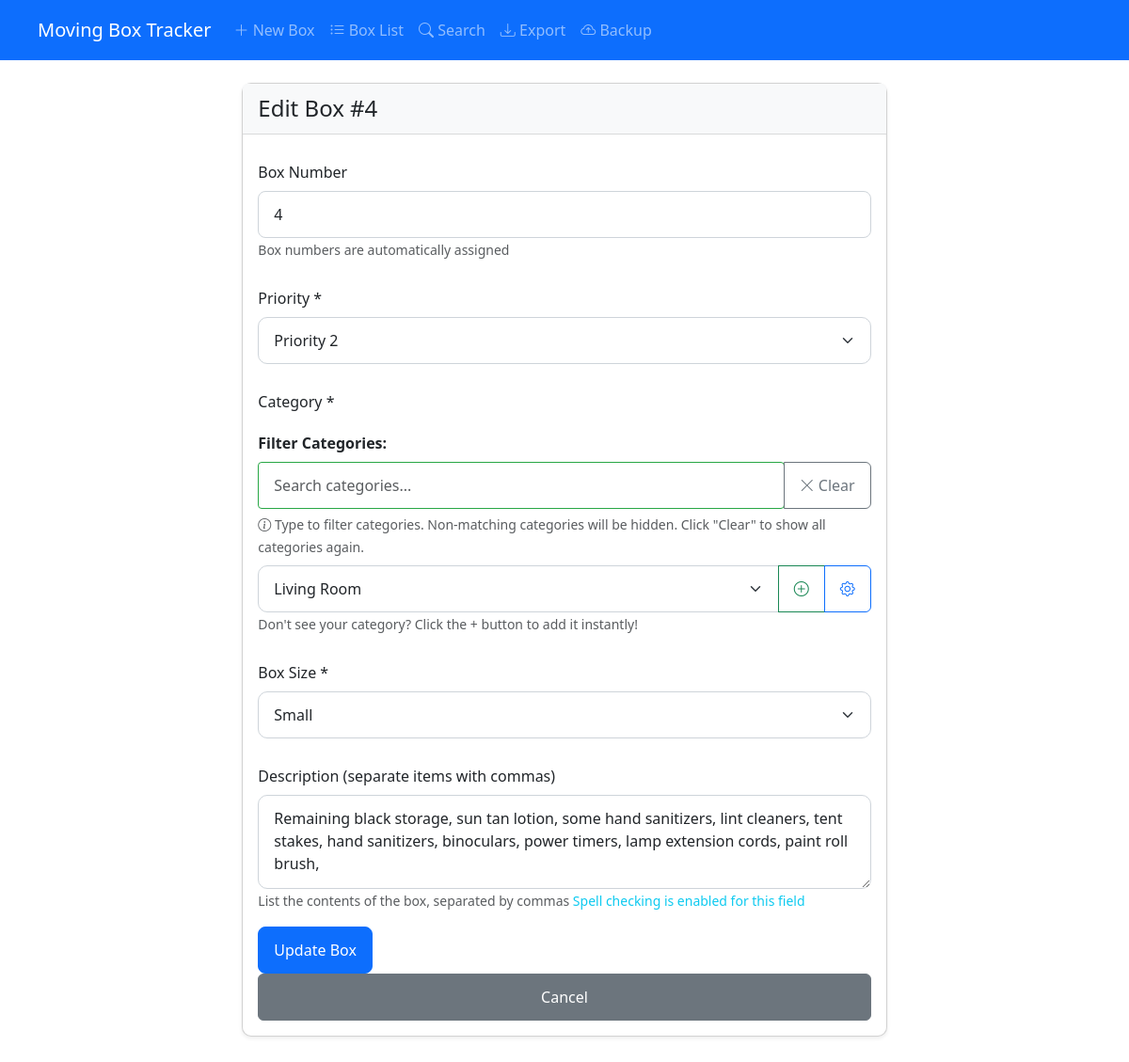
Screenshot of /edit/17 with the database file from the repository.
### tables this page shows
CREATE TABLE boxes (
    id INTEGER PRIMARY KEY AUTOINCREMENT,
    box_number INTEGER UNIQUE,
    priority TEXT,
    box_size TEXT,
    description TEXT,
    created_at TIMESTAMP,
    last_modified TIMESTAMP,
    is_deleted BOOLEAN DEFAULT 0
, category_id INTEGER REFERENCES categories(id), category TEXT);

CREATE TABLE "categories" (
    id INTEGER PRIMARY KEY AUTOINCREMENT,
    name TEXT UNIQUE NOT NULL,
    created_at TIMESTAMP DEFAULT CURRENT_TIMESTAMP,
    last_modified TIMESTAMP DEFAULT CURRENT_TIMESTAMP,
    is_active BOOLEAN DEFAULT 1
);

### simplified_app.py (the view, shortened to what this page needs)
@app.route('/edit/<int:box_id>', methods=['GET', 'POST'])
def edit_box_form(box_id):
    logger.log_request(request, f'/edit/{box_id}')
    box = get_box(box_id)
    if not box:
        logger.warning(f"Box not found: {box_id}")
        logger.log_response(404, f'/edit/{box_id}')
        return "Box not found", 404
    categories = get_categories()
    logger.log_response(200, f'/edit/{box_id}')
    return render_template(
        'create.html',
        box=dict(box),
        categories=categories
    )

### logger.py (called while the page is built)
def debug(message, *args, **kwargs):
    logger.debug(message, *args, **kwargs)

def info(message, *args, **kwargs):
    logger.info(message, *args, **kwargs)

def log_request(request, route):
    info(f"Request: {request.method} {route} - IP: {request.remote_addr}")

def log_response(status_code, route):
    if status_code >= 400:
        warning(f"Response: {status_code} for {route}")
    else:
        info(f"Response: {status_code} for {route}")

### simplified_app.py (called while the page is built)
def get_db():
    db = getattr(g, '_database', None)
    if db is None:
        db = g._database = sqlite3.connect(app.config['DATABASE'])
        db.row_factory = sqlite3.Row
        db.execute('PRAGMA max_page_count = 2147483646')
        db.execute('PRAGMA page_size = 4096')
        db.execute('PRAGMA cache_size = -2000')  # Use 2MB of memory for page cache
        db.execute('PRAGMA temp_store = MEMORY')  # Store temp tables and indices in memory
        db.execute('PRAGMA journal_mode = WAL')  # Use WAL mode for better concurrency
        db.execute('PRAGMA synchronous = NORMAL')  # Fsync only at critical moments
        db.execute('PRAGMA mmap_size = 268435456')  # Use memory mapping for reading, up to 256MB
        logger.debug(f"Connected to database: {app.config['DATABASE']}")
        logger.debug("SQLite pragmas set for optimal performance")
    return db

@app.teardown_appcontext
def close_connection(exception):
    db = getattr(g, '_database', None)
    if db is not None:
        db.close()
        logger.debug("Database connection closed")

def get_box(box_id):
    return query_db('SELECT * FROM boxes WHERE id = ?', [box_id], one=True)

def get_categories():
    return query_db('SELECT id, name FROM categories ORDER BY name')

### templates/create.html (shortened to what this page needs)
{% extends "base.html" %}
{% block content %}
<div class="container-fluid mt-4">
    <div class="row">
        <div class="col-12 col-lg-8 mx-auto">
            <div class="card">
                <div class="card-header bg-light d-flex justify-content-between align-items-center">
                    <h2 class="h4 mb-0">{% if box %}Edit Box #{{ box.box_number }}{% else %}Create New Box{% endif %}</h2>
                </div>
                <div class="card-body">
                    <form method="post" id="boxForm">
                        <div class="mb-3">
                            <label for="boxNumber" class="form-label">Box Number</label>
                            <input type="number" class="form-control" id="boxNumber" name="box_number" readonly
                                value="{% if box %}{{ box.box_number }}{% else %}{{ next_box_number }}{% endif %}">
                            <small class="text-muted">Box numbers are automatically assigned</small>
                        </div>
                        <div class="mb-3">
                            <label for="priority" class="form-label">Priority *</label>
                            <select class="form-select" id="priority" name="priority" required>
                                <option value="Priority 2" {% if box and box.priority == 'Priority 2' %}selected{% endif %}>Priority 2</option>
                            </select>
                        </div>
                        <div class="mb-3">
                            <label for="category" class="form-label">Category *</label>
                            <div class="mb-2">
                                <label for="categorySearch" class="form-label" style="font-weight: bold;">Filter Categories:</label>
                                <div class="input-group">
                                    <input type="text" class="form-control" id="categorySearch" placeholder="Search categories..."
                                           style="border: 1px solid #28a745; border-radius: 4px;">
                                    <button class="btn btn-outline-secondary" type="button" id="clearCategorySearch" title="Clear filter">
                                        <i class="bi bi-x-lg"></i> Clear
                                    </button>
                                </div>
                                <small class="text-muted mt-1">
                                    <i class="bi bi-info-circle"></i> Type to filter categories. Non-matching categories will be hidden.
                                    Click "Clear" to show all categories again.
                                </small>
                            </div>
                            <div class="input-group">
                                <select class="form-select" id="category" name="category" required style="max-height: 240px; overflow-y: auto;">
                                    {% if categories %}
                                        {% for cat in categories %}
                                        <option value="{{ cat.id }}"
                                                {% if box and box.category_id == cat.id %}selected{% endif %}>
                                            {{ cat.name }}
                                        </option>
                                        {% endfor %}
                                    {% endif %}
                                </select>
                                <button class="btn btn-outline-success" type="button" id="quickAddCategory" title="Quick add new category">
                                    <i class="bi bi-plus-circle"></i>
                                </button>
                                <a href="{{ url_for('manage_categories') }}" class="btn btn-outline-primary" title="Manage all categories">
                                    <i class="bi bi-gear"></i>
                                </a>
                            </div>
                            <small class="text-muted">
                                Don't see your category? Click the + button to add it instantly!
                            </small>
                        </div>
                        <div class="mb-3">
                            <label for="boxSize" class="form-label">Box Size *</label>
                            <select class="form-select" id="boxSize" name="box_size" required>
                                <option value="Small" {% if box and box.box_size == 'Small' %}selected{% endif %}>Small</option>
                            </select>
                        </div>
                        <div class="mb-3">
                            <label for="description" class="form-label">Description (separate items with commas)</label>
                            <textarea class="form-control" id="description" name="description" rows="3"
                                    placeholder="e.g., Kitchen items, plates, utensils"
                                    spellcheck="true"
                                    lang="en">{{ box.description if box else '' }}</textarea>
                            <small class="text-muted">
                                List the contents of the box, separated by commas
                            </small>
                            <small class="form-text text-info">
                                Spell checking is enabled for this field
                            </small>
                        </div>
                        <button type="submit" class="btn btn-primary btn-lg" style="pointer-events: auto !important; z-index: 9999 !important;">{% if box %}Update{% else %}Create{% endif %} Box</button>
                        <div class="d-grid gap-2">
                            {% if box %}
                            <a href="{{ url_for('list_boxes') }}" class="btn btn-secondary">Cancel</a>
                            {% endif %}
                        </div>
                    </form>
                </div>
            </div>
        </div>
    </div>
</div>
{% endblock %}

### static/css/styles.css (style rules this page uses)
.card { box-shadow: 0 0.125rem 0.25rem rgba(0, 0, 0, 0.075); border-radius: 10px; margin-bottom: 1.5rem; }
.card-header { background-color: #f8f9fa; border-bottom: 1px solid rgba(0, 0, 0, 0.125); border-top-left-radius: 10px; border-top-right-radius: 10px; padding: 0.75rem 1rem; }
.form-control, .form-select { padding: 0.75rem 1rem; border-radius: 10px; border: 1px solid #ced4da; background-color: #fff; appearance: none; -webkit-appearance: none; -moz-appearance: none; }
.form-select { background-repeat: no-repeat; background-position: right 1rem center; background-size: 16px 12px; padding-right: 2.5rem; }
textarea.form-control { min-height: 100px; }
.container, .container-fluid { padding-left: 2.5rem; padding-right: 2.5rem; }

### templates/base.html (style rules this page uses)
body { font-size: 16px; -webkit-text-size-adjust: 100%; padding-bottom: 70px; touch-action: manipulation; }
button, input, select, textarea, .btn, .form-control, .form-select { min-height: 44px; font-size: 16px; }
.form-label { margin-top: 12px; font-weight: 500; }
.nav-link, .btn { padding: 0.75rem 1rem; }
input[type="text"], input[type="number"], input[type="email"], select, textarea { appearance: none; -webkit-appearance: none; -moz-appearance: none; border-radius: 8px; }

### rows the page displays
boxes: box_number "4", priority "Priority 2", category "Living Room", box_size "Small", description "Remaining black storage, sun tan lotion, some hand sanitizers, lint cleaners, tent stakes, hand sanitizers, binoculars, power timers, lamp extension cords, paint roll brush,"
